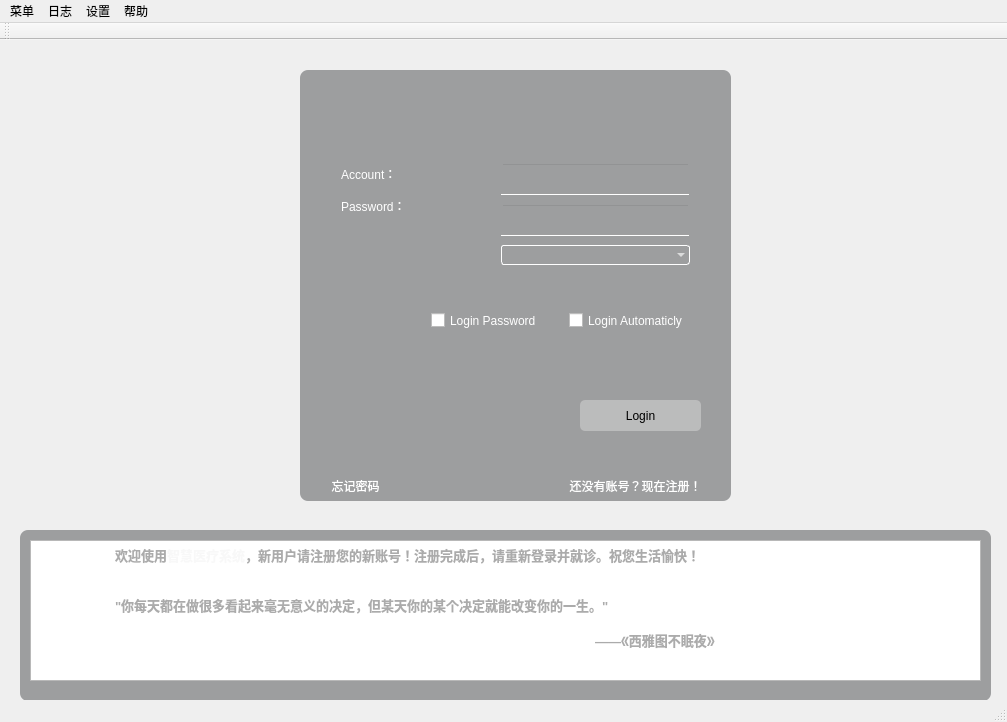
<?xml version="1.0" encoding="UTF-8"?>
<ui version="4.0">
 <class>LoginWindow</class>
 <widget class="QMainWindow" name="LoginWindow">
  <property name="geometry">
   <rect>
    <x>0</x>
    <y>0</y>
    <width>1007</width>
    <height>722</height>
   </rect>
  </property>
  <property name="minimumSize">
   <size>
    <width>480</width>
    <height>640</height>
   </size>
  </property>
  <property name="maximumSize">
   <size>
    <width>1942</width>
    <height>1167</height>
   </size>
  </property>
  <property name="windowTitle">
   <string>LoginWindow</string>
  </property>
  <widget class="QWidget" name="centralWidget">
   <widget class="QLabel" name="label">
    <property name="geometry">
     <rect>
      <x>300</x>
      <y>30</y>
      <width>431</width>
      <height>431</height>
     </rect>
    </property>
    <property name="styleSheet">
     <string notr="true">background-color:rgba(64,66,68,120);

border-radius:8px;
</string>
    </property>
    <property name="text">
     <string/>
    </property>
   </widget>
   <widget class="QWidget" name="verticalLayoutWidget">
    <property name="geometry">
     <rect>
      <x>490</x>
      <y>110</y>
      <width>211</width>
      <height>131</height>
     </rect>
    </property>
    <layout class="QVBoxLayout" name="verticalLayout">
     <item>
      <widget class="QLineEdit" name="AccountEdit">
       <property name="styleSheet">
        <string notr="true">background-color : transparent;
border-color: : transparent;
color : rgb(255,255,255);</string>
       </property>
      </widget>
     </item>
     <item>
      <widget class="Line" name="line">
       <property name="orientation">
        <enum>Qt::Horizontal</enum>
       </property>
      </widget>
     </item>
     <item>
      <widget class="QLineEdit" name="PasswdEdit">
       <property name="styleSheet">
        <string notr="true">background-color : transparent;
border-color: : transparent;
color : rgb(255,255,255);</string>
       </property>
       <property name="echoMode">
        <enum>QLineEdit::Password</enum>
       </property>
      </widget>
     </item>
     <item>
      <widget class="Line" name="line_2">
       <property name="orientation">
        <enum>Qt::Horizontal</enum>
       </property>
      </widget>
     </item>
     <item>
      <widget class="QComboBox" name="comboBox">
       <property name="styleSheet">
        <string notr="true">QComboBox {
    border: 1px solid white;   
    border-radius: 3px;   
    padding: 1px 18px 1px 3px;   
    color: #fff;
    font: normal normal 15px &quot;Microsoft YaHei&quot;;
    background: transparent;
}
/* 下拉后，整个下拉窗体每项的样式 */
QComboBox QAbstractItemView::item {
    height: 30px;   /* 项的高度（设置pComboBox-&gt;setView(new QListView());后，该项才起作用） */
	background-color: rgba(100,106,100,150);
	color: rgb(64,64,64);
}
QComboBox QAbstractItemView::item:hover{
	background-color: rgba(255,255,191,100);
	color: rgb(64,64,64);
}
/* QComboBox中的垂直滚动条 */
QComboBox QAbstractScrollArea QScrollBar:vertical {
    width: 10px;
    background-color: #d0d2d4;   /* 空白区域的背景色  灰色green */
	border-radius: 3px;   
}


</string>
       </property>
      </widget>
     </item>
    </layout>
   </widget>
   <widget class="QPushButton" name="Login">
    <property name="geometry">
     <rect>
      <x>580</x>
      <y>360</y>
      <width>121</width>
      <height>31</height>
     </rect>
    </property>
    <property name="cursor">
     <cursorShape>PointingHandCursor</cursorShape>
    </property>
    <property name="styleSheet">
     <string notr="true">
QPushButton{
                   background-color:rgba(220,220,220,120);
                   border-style:outset;                                                             
                   border-radius:5px;                     
                   font: 75 15pt &quot;华文行楷&quot;;           
                   padding:6px;
                   }

                   QPushButton:pressed{
                   background-color:rgba(100,100,100,180);
                   border-color:rgba(100,100,100,30);
                   border-style:inset;
                   }
                   QPushButton:hover{
                   background-color:rgba(100,255,100,100);
                   border-color:rgba(255,255,255,200);
}
</string>
    </property>
    <property name="text">
     <string>Login</string>
    </property>
   </widget>
   <widget class="QPushButton" name="Login_2">
    <property name="geometry">
     <rect>
      <x>540</x>
      <y>430</y>
      <width>191</width>
      <height>31</height>
     </rect>
    </property>
    <property name="cursor">
     <cursorShape>PointingHandCursor</cursorShape>
    </property>
    <property name="styleSheet">
     <string notr="true">
QPushButton{
                   background-color:transparent;
                   border-style:outset;                                                             
                   border-radius:8px;                     
                   font: 75 10pt &quot;华文行楷&quot;;           
                   padding:6px;
				   color:rgba(255,255,255,255);
                   }

                   QPushButton:pressed{
                   color:rgba(100,100,100,30);
                   border-style:inset;
                   }
                   QPushButton:hover{
                   color:rgba(0,0,120,50);
}
</string>
    </property>
    <property name="text">
     <string>还没有账号？现在注册！</string>
    </property>
   </widget>
   <widget class="QLabel" name="label_4">
    <property name="geometry">
     <rect>
      <x>20</x>
      <y>490</y>
      <width>971</width>
      <height>171</height>
     </rect>
    </property>
    <property name="styleSheet">
     <string notr="true">background-color:rgba(64,66,68,120);

border-radius:8px;
</string>
    </property>
    <property name="text">
     <string/>
    </property>
   </widget>
   <widget class="QTextBrowser" name="textBrowser">
    <property name="geometry">
     <rect>
      <x>30</x>
      <y>500</y>
      <width>951</width>
      <height>141</height>
     </rect>
    </property>
    <property name="styleSheet">
     <string notr="true">background-color:rgba(64,66,68,120);

border-radius:8px;

 QScrollBar::handle:vertical 
 { 
 width:8px; 
 background:rgba(0,0,0,50%); 
 border-radius:4px; 
 min-height:80 
 } 
 QScrollBar::handle:vertical:hover 
 { 
 width:8px; 
 background:rgba(0,0,0,70%); 
  border-radius:4px; 
 min-height:80; 
 } 
 QScrollBar::add-line:vertical 
 { 
 height:0px;width:8px; 
 border-image:url(:/images/null/null.png); 
 subcontrol-position:bottom; 
 } 
QScrollBar::sub-line:vertical
{
height:0px;width:8px;
border-image:url(:/images/null/null.png);
subcontrol-position:top;
}
QScrollBar::add-page:vertical,QScrollBar::sub-page:vertical
{
background:transparent;
border-radius:4px;
};



</string>
    </property>
    <property name="html">
     <string>&lt;!DOCTYPE HTML PUBLIC &quot;-//W3C//DTD HTML 4.0//EN&quot; &quot;http://www.w3.org/TR/REC-html40/strict.dtd&quot;&gt;
&lt;html&gt;&lt;head&gt;&lt;meta name=&quot;qrichtext&quot; content=&quot;1&quot; /&gt;&lt;style type=&quot;text/css&quot;&gt;
p, li { white-space: pre-wrap; }
&lt;/style&gt;&lt;/head&gt;&lt;body style=&quot; font-family:'SimSun'; font-size:9pt; font-weight:400; font-style:normal;&quot;&gt;
&lt;p style=&quot; margin-top:0px; margin-bottom:0px; margin-left:0px; margin-right:0px; -qt-block-indent:0; text-indent:0px;&quot;&gt;&lt;span style=&quot; font-size:10pt; font-weight:600; color:#ababab;&quot;&gt;	欢迎使用&lt;/span&gt;&lt;span style=&quot; font-size:10pt; font-weight:600; color:#f8f8f8;&quot;&gt;智慧医疗系统&lt;/span&gt;&lt;span style=&quot; font-size:10pt; font-weight:600; color:#ababab;&quot;&gt;，新用户请注册您的新账号！注册完成后，请重新登录并就诊。祝您生活愉快！&lt;/span&gt;&lt;/p&gt;
&lt;p style=&quot;-qt-paragraph-type:empty; margin-top:0px; margin-bottom:0px; margin-left:0px; margin-right:0px; -qt-block-indent:0; text-indent:0px; font-size:10pt; font-weight:600; color:#ababab;&quot;&gt;&lt;br /&gt;&lt;/p&gt;
&lt;p style=&quot;-qt-paragraph-type:empty; margin-top:0px; margin-bottom:0px; margin-left:0px; margin-right:0px; -qt-block-indent:0; text-indent:0px; font-size:10pt; font-weight:600; color:#ababab;&quot;&gt;&lt;br /&gt;&lt;/p&gt;
&lt;p style=&quot; margin-top:0px; margin-bottom:0px; margin-left:0px; margin-right:0px; -qt-block-indent:0; text-indent:0px;&quot;&gt;&lt;span style=&quot; font-size:10pt; font-weight:600; color:#ababab;&quot;&gt;	&amp;quot;你每天都在做很多看起来毫无意义的决定，但某天你的某个决定就能改变你的一生。&amp;quot;&lt;/span&gt;&lt;/p&gt;
&lt;p style=&quot;-qt-paragraph-type:empty; margin-top:0px; margin-bottom:0px; margin-left:0px; margin-right:0px; -qt-block-indent:0; text-indent:0px; font-size:10pt; font-weight:600; color:#ababab;&quot;&gt;&lt;br /&gt;&lt;/p&gt;
&lt;p style=&quot; margin-top:0px; margin-bottom:0px; margin-left:0px; margin-right:0px; -qt-block-indent:0; text-indent:0px;&quot;&gt;&lt;span style=&quot; font-size:10pt; font-weight:600; color:#ababab;&quot;&gt;							——《西雅图不眠夜》&lt;/span&gt;&lt;span style=&quot; font-weight:600; color:#ababab;&quot;&gt;&lt;br /&gt;&lt;/span&gt;&lt;/p&gt;&lt;/body&gt;&lt;/html&gt;</string>
    </property>
   </widget>
   <widget class="QWidget" name="horizontalLayoutWidget">
    <property name="geometry">
     <rect>
      <x>420</x>
      <y>260</y>
      <width>291</width>
      <height>41</height>
     </rect>
    </property>
    <layout class="QHBoxLayout" name="horizontalLayout">
     <item>
      <widget class="QCheckBox" name="LogPsd">
       <property name="styleSheet">
        <string notr="true">font: 75 11pt &quot;华文行楷&quot;;
color : rgb(255,255,255);</string>
       </property>
       <property name="text">
        <string>Login Password</string>
       </property>
      </widget>
     </item>
     <item>
      <widget class="QCheckBox" name="LoginAuto">
       <property name="styleSheet">
        <string notr="true">font: 75 11pt &quot;华文行楷&quot;;
color : rgb(255,255,255);</string>
       </property>
       <property name="text">
        <string>Login Automaticly</string>
       </property>
      </widget>
     </item>
    </layout>
   </widget>
   <widget class="QLabel" name="warning">
    <property name="geometry">
     <rect>
      <x>450</x>
      <y>310</y>
      <width>261</width>
      <height>31</height>
     </rect>
    </property>
    <property name="styleSheet">
     <string notr="true"/>
    </property>
    <property name="text">
     <string/>
    </property>
   </widget>
   <widget class="QPushButton" name="passwdBtn">
    <property name="geometry">
     <rect>
      <x>300</x>
      <y>430</y>
      <width>111</width>
      <height>31</height>
     </rect>
    </property>
    <property name="cursor">
     <cursorShape>PointingHandCursor</cursorShape>
    </property>
    <property name="styleSheet">
     <string notr="true">
QPushButton{
                   background-color:transparent;
                   border-style:outset;                                                             
                   border-radius:8px;                     
                   font: 75 10pt &quot;华文行楷&quot;;           
                   padding:6px;
				   color:rgba(255,255,255,255);
                   }

                   QPushButton:pressed{
                   color:rgba(100,100,100,30);
                   border-style:inset;
                   }
                   QPushButton:hover{
                   color:rgba(0,0,120,50);
}
</string>
    </property>
    <property name="text">
     <string>忘记密码</string>
    </property>
   </widget>
   <widget class="QWidget" name="verticalLayoutWidget_2">
    <property name="geometry">
     <rect>
      <x>330</x>
      <y>110</y>
      <width>160</width>
      <height>80</height>
     </rect>
    </property>
    <layout class="QVBoxLayout" name="verticalLayout_2">
     <item>
      <widget class="QLabel" name="label_2">
       <property name="styleSheet">
        <string notr="true">font: 75 15pt &quot;华文行楷&quot;;
color : rgb(255,255,255);</string>
       </property>
       <property name="text">
        <string>Account：</string>
       </property>
      </widget>
     </item>
     <item>
      <widget class="QLabel" name="label_3">
       <property name="styleSheet">
        <string notr="true">font: 75 15pt &quot;华文行楷&quot;;
color : rgb(255,255,255);</string>
       </property>
       <property name="text">
        <string>Password：</string>
       </property>
      </widget>
     </item>
    </layout>
   </widget>
   <zorder>label_4</zorder>
   <zorder>label</zorder>
   <zorder>verticalLayoutWidget</zorder>
   <zorder>Login</zorder>
   <zorder>Login_2</zorder>
   <zorder>textBrowser</zorder>
   <zorder>horizontalLayoutWidget</zorder>
   <zorder>warning</zorder>
   <zorder>passwdBtn</zorder>
   <zorder>verticalLayoutWidget_2</zorder>
  </widget>
  <widget class="QMenuBar" name="menuBar">
   <property name="geometry">
    <rect>
     <x>0</x>
     <y>0</y>
     <width>1007</width>
     <height>26</height>
    </rect>
   </property>
   <widget class="QMenu" name="menu">
    <property name="title">
     <string>菜单</string>
    </property>
   </widget>
   <widget class="QMenu" name="menu_2">
    <property name="title">
     <string>日志</string>
    </property>
   </widget>
   <widget class="QMenu" name="menu_3">
    <property name="title">
     <string>设置</string>
    </property>
   </widget>
   <widget class="QMenu" name="menu_4">
    <property name="title">
     <string>帮助</string>
    </property>
   </widget>
   <addaction name="menu"/>
   <addaction name="menu_2"/>
   <addaction name="menu_3"/>
   <addaction name="menu_4"/>
  </widget>
  <widget class="QToolBar" name="mainToolBar">
   <attribute name="toolBarArea">
    <enum>TopToolBarArea</enum>
   </attribute>
   <attribute name="toolBarBreak">
    <bool>false</bool>
   </attribute>
  </widget>
  <widget class="QStatusBar" name="statusBar"/>
 </widget>
 <layoutdefault spacing="6" margin="11"/>
 <resources/>
 <connections/>
</ui>
